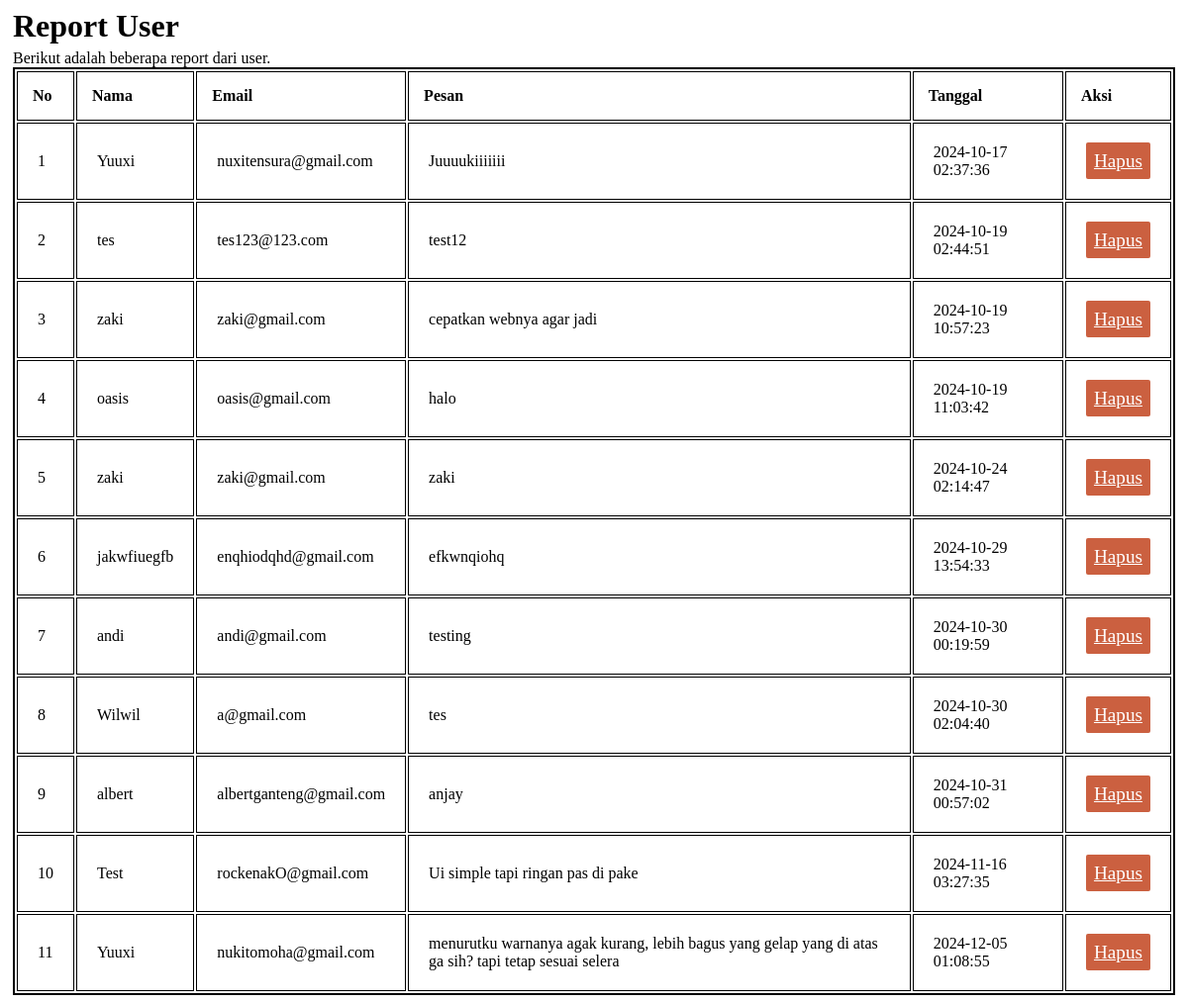
Page /admins/contents/reports.php on the committed database.
### tables this page shows
CREATE TABLE `pagesdashboard` (
  `id_dahsboard` int(15) NOT NULL,
  `title` varchar(25) NOT NULL,
  `contentt` varchar(200) NOT NULL
);

CREATE TABLE `kontak` (
  `id_kontak` int(20) NOT NULL,
  `nama` varchar(25) NOT NULL,
  `email` varchar(30) DEFAULT NULL,
  `pesan` varchar(100) NOT NULL,
  `tanggal` timestamp NOT NULL DEFAULT current_timestamp()
);

### admins/contents/reports.php (the view, shortened to what this page needs)
<?php
include './includes/koneksi1.php';
$sql = "SELECT contentt FROM pagesdashboard WHERE title='reports'";
$result = $conn ->query($sql);
if($result -> num_rows > 0 ){
	$row = $result -> fetch_assoc();
	echo $row['contentt'];
}
else{
	echo " Content not founds";
}
?>
<?php
$sql1 = "SELECT id_kontak, nama , email, pesan , tanggal FROM kontak";
$result = $conn->query($sql1);
$no= 1;
if ($result->num_rows > 0) {
    echo "<table border='1'>
    <thead>
            <tr>
                <th>No</th>
                <th>Nama</th>
                <th>Email</th>
                <th>Pesan</th>
                <th>Tanggal</th>
                <th>Aksi</th>
            </tr>
    </thead>
    <tbody>";
    while($row1 = $result->fetch_assoc()) {
        echo "<tr>
                <td>" . $no . "</td>
                <td>" . $row1["nama"] . "</td>
                <td>" . $row1["email"] . "</td>
                <td>" . $row1["pesan"] . "</td>
                <td>" . $row1["tanggal"] . "</td>
                <td>" . "<a href='index.php?page=hapusreports&id_kontak=". $row1['id_kontak'] ."' class='btn-hapus'>Hapus</a>" . "</td>
              </tr>";
              $no++;
    }
       echo "</tbody></table>";
} else {
    echo "Data tidak ada";
}
?>

### admins/contents/reports.php (style rules this page uses)
.btn-hapus { font-size: 1.2rem; background-color: #CB6040; color: white; padding: 0.5rem; border-radius: 2px; }
table { border: 2px solid black; width: 100%; }
th, td { border: 1px solid black; padding: 15px; text-align: left; }
td { padding: 20px; }
h1 , p { margin: 5px; }

### rows in the picture
pagesdashboard: contentt "Report User Berikut adalah beberapa report dari user."
kontak: nama "Yuuxi", email "nuxitensura@gmail.com", pesan "Juuuukiiiiiii", tanggal "2024-10-17 02:37:36"
kontak: nama "tes", email "tes123@123.com", pesan "test12", tanggal "2024-10-19 02:44:51"
kontak: nama "zaki", email "zaki@gmail.com", pesan "cepatkan webnya agar jadi", tanggal "2024-10-19 10:57:23"
kontak: nama "oasis", email "oasis@gmail.com", pesan "halo", tanggal "2024-10-19 11:03:42"
kontak: nama "zaki", email "zaki@gmail.com", pesan "zaki", tanggal "2024-10-24 02:14:47"
kontak: nama "jakwfiuegfb", email "enqhiodqhd@gmail.com", pesan "efkwnqiohq", tanggal "2024-10-29 13:54:33"
kontak: nama "andi", email "andi@gmail.com", pesan "testing", tanggal "2024-10-30 00:19:59"
kontak: nama "Wilwil", email "a@gmail.com", pesan "tes", tanggal "2024-10-30 02:04:40"
kontak: nama "albert", email "albertganteng@gmail.com", pesan "anjay", tanggal "2024-10-31 00:57:02"
kontak: nama "Test", email "rockenakO@gmail.com", pesan "Ui simple tapi ringan pas di pake", tanggal "2024-11-16 03:27:35"
kontak: nama "Yuuxi", email "nukitomoha@gmail.com", pesan "menurutku warnanya agak kurang, lebih bagus yang gelap yang di atas ga sih? tapi tetap sesuai selera", tanggal "2024-12-05 01:08:55"
